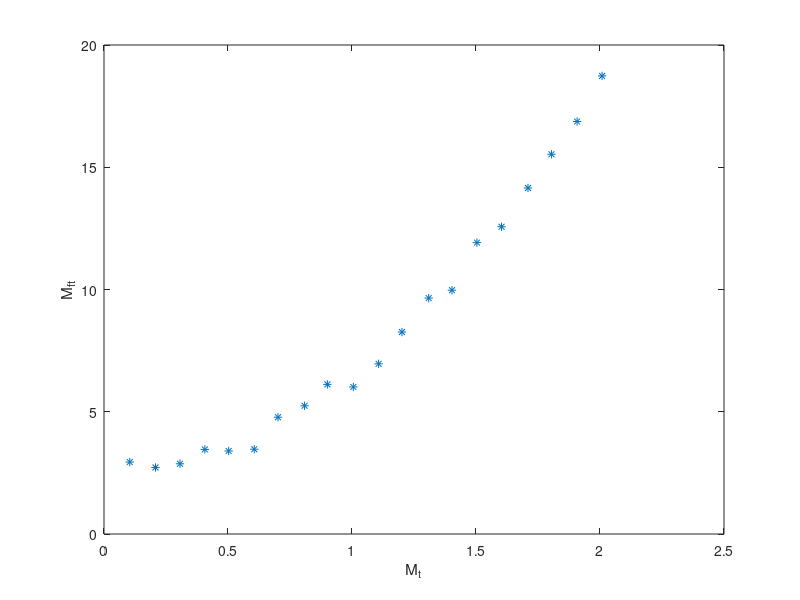

MATLAB code for this plot:
% Question 5 %
% Part (a) %

m = 20;
M_t = 0.1*[1:m]' + 0.01*rand(m,1);
M_ft = ((0.2*[1:m]).^2)' + 1*rand(m,1) + 2;

figure(1)
plot(M_t,M_ft,'*');
xlabel('M_t');
ylabel('M_{ft}');
